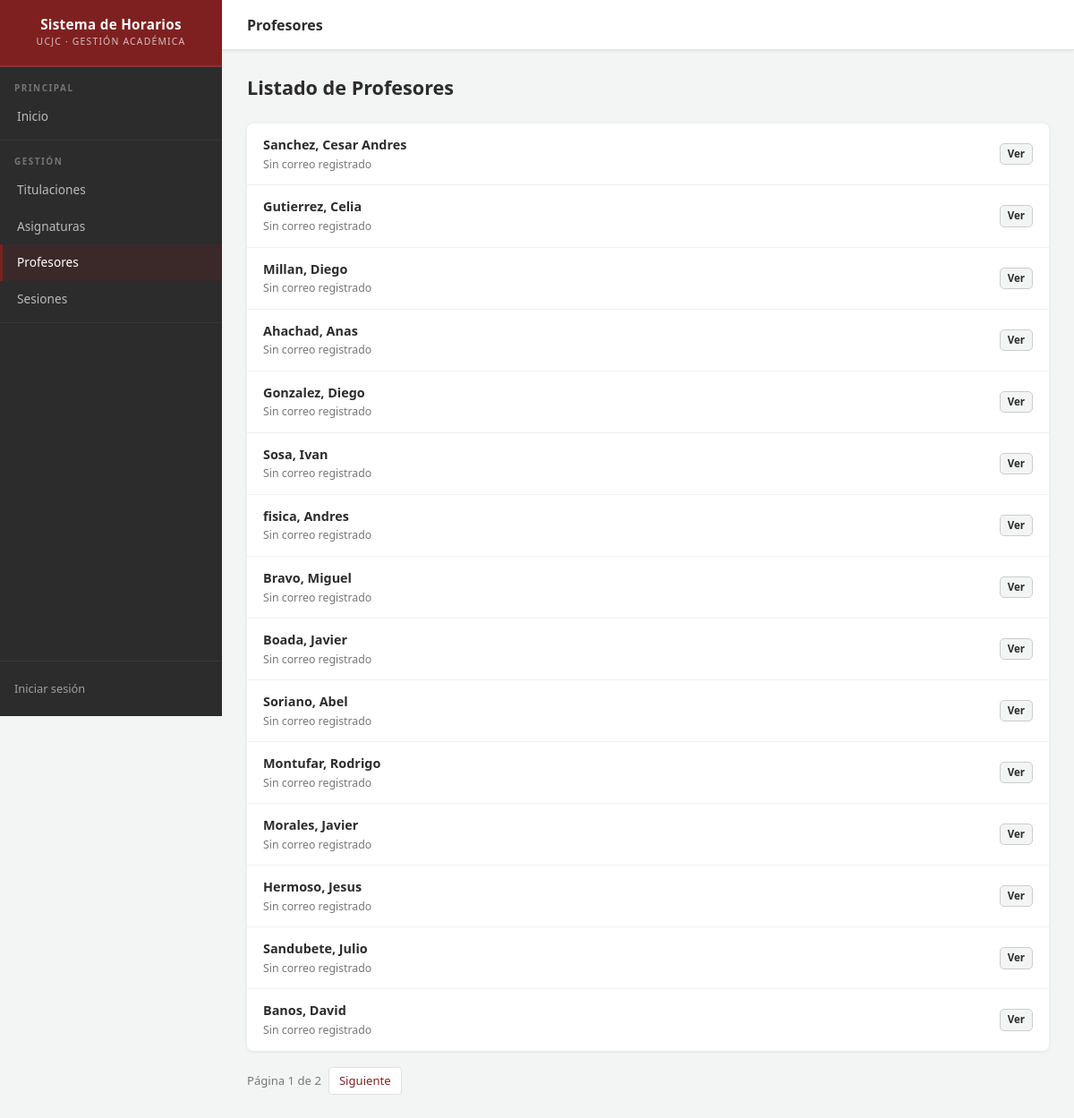
Before: /horarios/profesores/ with the older database file.
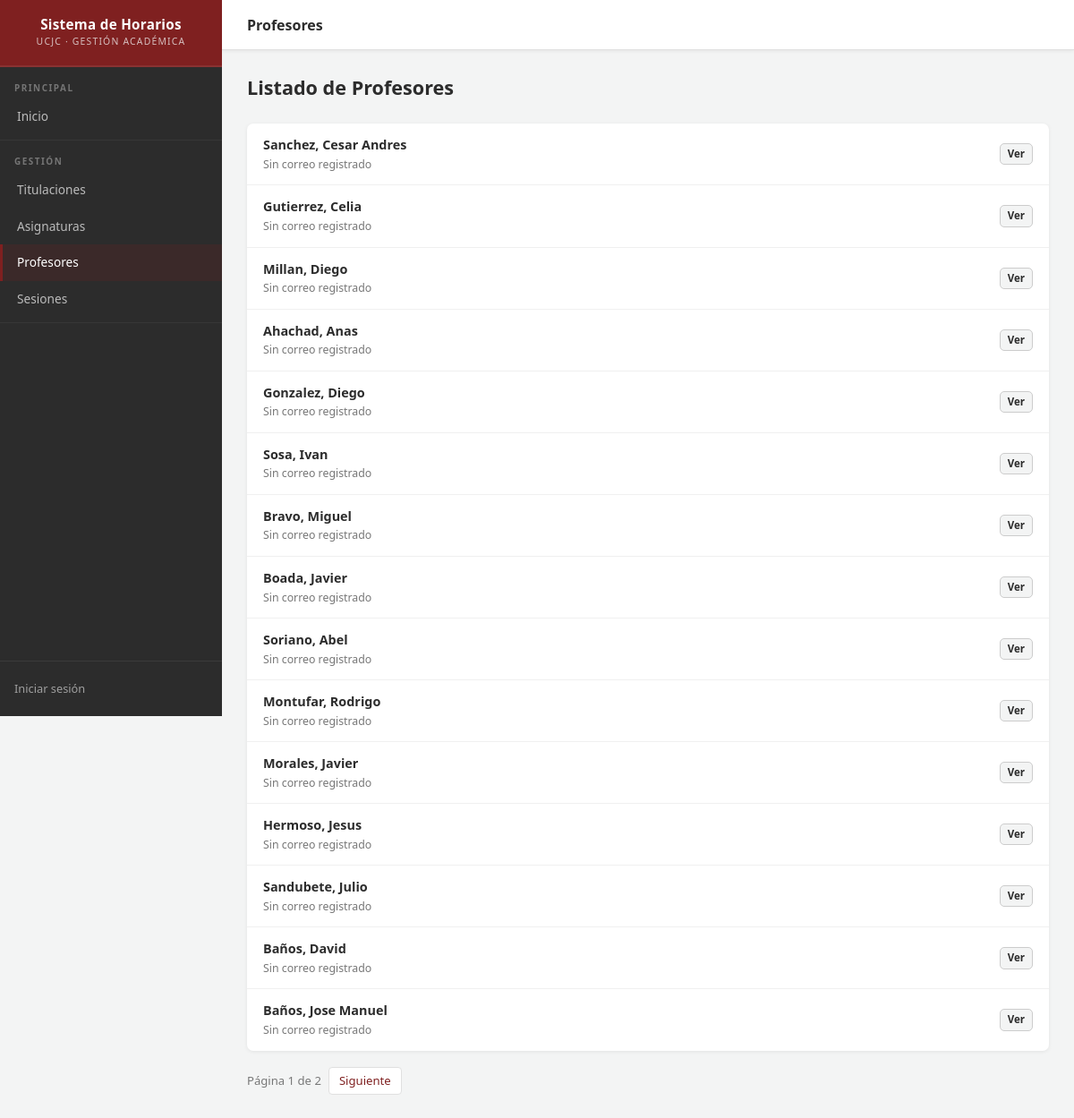
After: the same page with the newer database file.
### horarios/models.py (models this page shows, shortened)
class Profesor(models.Model):
    nombre = models.CharField(max_length=100)
    apellidos = models.CharField(max_length=100)
    email = models.EmailField(blank=True, null=True)
    def get_absolute_url(self):
        return reverse('profesor-detail', args=[str(self.id)])

### horarios/views.py (the view)
# urls.py: path('profesores/', views.ProfesorListView.as_view(), name='profesores'),
class ProfesorListView(generic.ListView):
    model = Profesor
    paginate_by = 15

### horarios/templates/horarios/profesor_list.html (shortened to what this page needs)
{% extends "base_generic.html" %}
{% block page_title %}Profesores{% endblock %}
{% block content %}
<div class="page-header">
  <h2>Listado de Profesores</h2>
</div>
{% if profesor_list %}
<div class="card">
  <ul class="item-list">
    {% for profesor in profesor_list %}
    <li>
      <div class="item-main">
        <div class="item-title">
          <a href="{{ profesor.get_absolute_url }}" style="color: var(--charcoal); text-decoration: none;">
            {{ profesor.apellidos }}, {{ profesor.nombre }}
          </a>
        </div>
        <div class="item-subtitle">{{ profesor.email|default:"Sin correo registrado" }}</div>
      </div>
      <div class="item-actions">
        <a href="{{ profesor.get_absolute_url }}" class="btn btn-secondary btn-xs">Ver</a>
      </div>
    </li>
    {% endfor %}
  </ul>
</div>
{% endif %}
{% endblock %}

Changed rows visible on the page:
removed Profesor: apellidos "fisica", nombre "Andres", email "Sin correo registrado"
changed Profesor "David": apellidos "Banos" → "Baños"
now on this page (row edited): Profesor: apellidos "Baños", nombre "Jose Manuel", email "Sin correo registrado"
